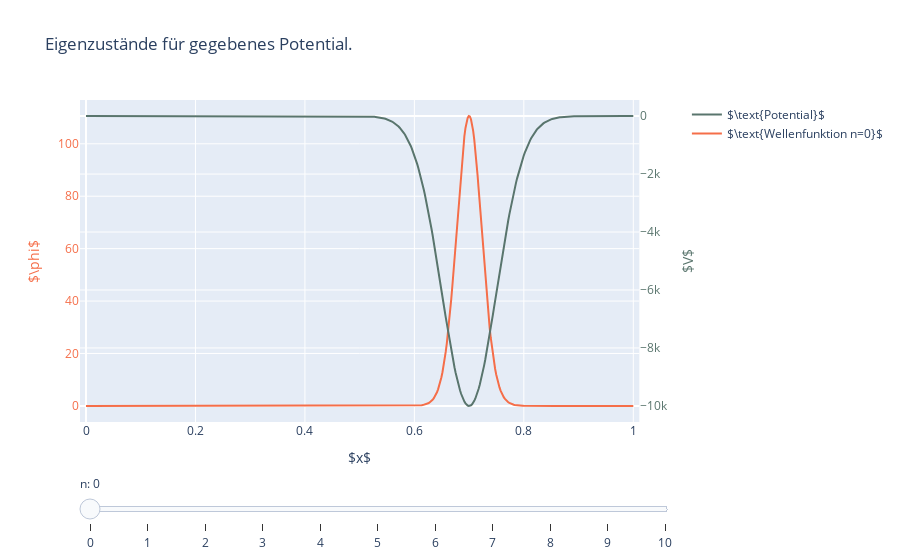

The code cell stored with this chart in its notebook:
### Code cell
def potential(x, mu=0.7, sigma=0.05):
    return -1e4 * np.exp(-(x - mu)**2 / (2*sigma**2))

""" def potential(x):
    return 0 """

x, E_n, phi_n = eigenstates(potential)

# potential plot matplotlib
""" fig = plt.figure()
plt.arrow(0, 0, 0, 1, color='tab:blue', length_includes_head=True, head_width=0.03, head_length=0.03)
plt.arrow(1, 0, 0, 1, color='tab:blue', length_includes_head=True, head_width=0.03, head_length=0.03)
plt.plot(x, np.vectorize(potential)(x)) """

fig = eigenstates_animation(x, potential, E_n, phi_n, fill_borders=False)
fig.show() # Use HTML(fig.to_html()) in jupyterlab instead.
fig.write_html('plot.html', include_mathjax='cdn')

### Figure 1 — Plotly figure (JSON) as saved in the notebook; plotly's stock layout.template omitted (floating-point values rounded to 4 significant figures; data arrays with more than 128 entries replaced by an {"elided": "..."} marker saying what was removed)
{"data": [{"line": {"color": "rgb(89, 117, 109)"}, "name": "$\\text{Potential}$", "type": "scatter", "visible": true, "x": {"elided": "500 float values"}, "xaxis": "x", "y": {"elided": "500 float values"}, "yaxis": "y2"}, {"line": {"color": "rgb(245, 110, 73)"}, "name": "$\\text{Wellenfunktion n=0}$", "type": "scatter", "visible": true, "x": {"elided": "500 float values"}, "y": {"elided": "500 float values"}}, {"line": {"color": "rgba(245, 110, 73, 0.0)"}, "showlegend": false, "type": "scatter", "visible": false, "x": {"elided": "500 float values"}, "y": {"elided": "500 float values"}}, {"line": {"color": "rgba(245, 110, 73, 0.0)"}, "showlegend": false, "type": "scatter", "visible": false, "x": {"elided": "500 float values"}, "y": {"elided": "500 float values"}}, {"line": {"color": "rgba(245, 110, 73, 0.0)"}, "showlegend": false, "type": "scatter", "visible": false, "x": {"elided": "500 float values"}, "y": {"elided": "500 float values"}}, {"line": {"color": "rgba(245, 110, 73, 0.0)"}, "showlegend": false, "type": "scatter", "visible": false, "x": {"elided": "500 float values"}, "y": {"elided": "500 float values"}}, {"line": {"color": "rgba(245, 110, 73, 0.0)"}, "showlegend": false, "type": "scatter", "visible": false, "x": {"elided": "500 float values"}, "y": {"elided": "500 float values"}}, {"line": {"color": "rgba(245, 110, 73, 0.0)"}, "showlegend": false, "type": "scatter", "visible": false, "x": {"elided": "500 float values"}, "y": {"elided": "500 float values"}}, {"line": {"color": "rgba(245, 110, 73, 0.0)"}, "showlegend": false, "type": "scatter", "visible": false, "x": {"elided": "500 float values"}, "y": {"elided": "500 float values"}}, {"line": {"color": "rgba(245, 110, 73, 0.0)"}, "showlegend": false, "type": "scatter", "visible": false, "x": {"elided": "500 float values"}, "y": {"elided": "500 float values"}}, {"line": {"color": "rgba(245, 110, 73, 0.0)"}, "showlegend": false, "type": "scatter", "visible": false, "x": {"elided": "500 float values"}, "y": {"elided": "500 float values"}}, {"line": {"color": "rgba(245, 110, 73, 0.0)"}, "showlegend": false, "type": "scatter", "visible": false, "x": {"elided": "500 float values"}, "y": {"elided": "500 float values"}}, {"line": {"color": "rgba(245, 110, 73, 0.0)"}, "showlegend": false, "type": "scatter", "visible": false, "x": {"elided": "500 float values"}, "y": {"elided": "500 float values"}}, {"line": {"color": "rgb(245, 110, 73)"}, "name": "$\\text{Wellenfunktion n=1}$", "type": "scatter", "visible": false, "x": {"elided": "500 float values"}, "y": {"elided": "500 float values"}}, {"line": {"color": "rgba(245, 110, 73, 0.26959737847033294)"}, "showlegend": false, "type": "scatter", "visible": false, "x": {"elided": "500 float values"}, "y": {"elided": "500 float values"}}, {"line": {"color": "rgba(245, 110, 73, 0.0)"}, "showlegend": false, "type": "scatter", "visible": false, "x": {"elided": "500 float values"}, "y": {"elided": "500 float values"}}, {"line": {"color": "rgba(245, 110, 73, 0.0)"}, "showlegend": false, "type": "scatter", "visible": false, "x": {"elided": "500 float values"}, "y": {"elided": "500 float values"}}, {"line": {"color": "rgba(245, 110, 73, 0.0)"}, "showlegend": false, "type": "scatter", "visible": false, "x": {"elided": "500 float values"}, "y": {"elided": "500 float values"}}, {"line": {"color": "rgba(245, 110, 73, 0.0)"}, "showlegend": false, "type": "scatter", "visible": false, "x": {"elided": "500 float values"}, "y": {"elided": "500 float values"}}, {"line": {"color": "rgba(245, 110, 73, 0.0)"}, "showlegend": false, "type": "scatter", "visible": false, "x": {"elided": "500 float values"}, "y": {"elided": "500 float values"}}, {"line": {"color": "rgba(245, 110, 73, 0.0)"}, "showlegend": false, "type": "scatter", "visible": false, "x": {"elided": "500 float values"}, "y": {"elided": "500 float values"}}, {"line": {"color": "rgba(245, 110, 73, 0.0)"}, "showlegend": false, "type": "scatter", "visible": false, "x": {"elided": "500 float values"}, "y": {"elided": "500 float values"}}, {"line": {"color": "rgba(245, 110, 73, 0.0)"}, "showlegend": false, "type": "scatter", "visible": false, "x": {"elided": "500 float values"}, "y": {"elided": "500 float values"}}, {"line": {"color": "rgba(245, 110, 73, 0.0)"}, "showlegend": false, "type": "scatter", "visible": false, "x": {"elided": "500 float values"}, "y": {"elided": "500 float values"}}, {"line": {"color": "rgba(245, 110, 73, 0.0)"}, "showlegend": false, "type": "scatter", "visible": false, "x": {"elided": "500 float values"}, "y": {"elided": "500 float values"}}, {"line": {"color": "rgb(245, 110, 73)"}, "name": "$\\text{Wellenfunktion n=2}$", "type": "scatter", "visible": false, "x": {"elided": "500 float values"}, "y": {"elided": "500 float values"}}, {"line": {"color": "rgba(245, 110, 73, 0.12113791079679323)"}, "showlegend": false, "type": "scatter", "visible": false, "x": {"elided": "500 float values"}, "y": {"elided": "500 float values"}}, {"line": {"color": "rgba(245, 110, 73, 0.26959737847033294)"}, "showlegend": false, "type": "scatter", "visible": false, "x": {"elided": "500 float values"}, "y": {"elided": "500 float values"}}, {"line": {"color": "rgba(245, 110, 73, 0.0)"}, "showlegend": false, "type": "scatter", "visible": false, "x": {"elided": "500 float values"}, "y": {"elided": "500 float values"}}, {"line": {"color": "rgba(245, 110, 73, 0.0)"}, "showlegend": false, "type": "scatter", "visible": false, "x": {"elided": "500 float values"}, "y": {"elided": "500 float values"}}, {"line": {"color": "rgba(245, 110, 73, 0.0)"}, "showlegend": false, "type": "scatter", "visible": false, "x": {"elided": "500 float values"}, "y": {"elided": "500 float values"}}, {"line": {"color": "rgba(245, 110, 73, 0.0)"}, "showlegend": false, "type": "scatter", "visible": false, "x": {"elided": "500 float values"}, "y": {"elided": "500 float values"}}, {"line": {"color": "rgba(245, 110, 73, 0.0)"}, "showlegend": false, "type": "scatter", "visible": false, "x": {"elided": "500 float values"}, "y": {"elided": "500 float values"}}, {"line": {"color": "rgba(245, 110, 73, 0.0)"}, "showlegend": false, "type": "scatter", "visible": false, "x": {"elided": "500 float values"}, "y": {"elided": "500 float values"}}, {"line": {"color": "rgba(245, 110, 73, 0.0)"}, "showlegend": false, "type": "scatter", "visible": false, "x": {"elided": "500 float values"}, "y": {"elided": "500 float values"}}, {"line": {"color": "rgba(245, 110, 73, 0.0)"}, "showlegend": false, "type": "scatter", "visible": false, "x": {"elided": "500 float values"}, "y": {"elided": "500 float values"}}, {"line": {"color": "rgba(245, 110, 73, 0.0)"}, "showlegend": false, "type": "scatter", "visible": false, "x": {"elided": "500 float values"}, "y": {"elided": "500 float values"}}, {"line": {"color": "rgb(245, 110, 73)"}, "name": "$\\text{Wellenfunktion n=3}$", "type": "scatter", "visible": false, "x": {"elided": "500 float values"}, "y": {"elided": "500 float values"}}, {"line": {"color": "rgba(245, 110, 73, 0.05443077197364748)"}, "showlegend": false, "type": "scatter", "visible": false, "x": {"elided": "500 float values"}, "y": {"elided": "500 float values"}}, {"line": {"color": "rgba(245, 110, 73, 0.12113791079679323)"}, "showlegend": false, "type": "scatter", "visible": false, "x": {"elided": "500 float values"}, "y": {"elided": "500 float values"}}, {"line": {"color": "rgba(245, 110, 73, 0.26959737847033294)"}, "showlegend": false, "type": "scatter", "visible": false, "x": {"elided": "500 float values"}, "y": {"elided": "500 float values"}}, {"line": {"color": "rgba(245, 110, 73, 0.0)"}, "showlegend": false, "type": "scatter", "visible": false, "x": {"elided": "500 float values"}, "y": {"elided": "500 float values"}}, {"line": {"color": "rgba(245, 110, 73, 0.0)"}, "showlegend": false, "type": "scatter", "visible": false, "x": {"elided": "500 float values"}, "y": {"elided": "500 float values"}}, {"line": {"color": "rgba(245, 110, 73, 0.0)"}, "showlegend": false, "type": "scatter", "visible": false, "x": {"elided": "500 float values"}, "y": {"elided": "500 float values"}}, {"line": {"color": "rgba(245, 110, 73, 0.0)"}, "showlegend": false, "type": "scatter", "visible": false, "x": {"elided": "500 float values"}, "y": {"elided": "500 float values"}}, {"line": {"color": "rgba(245, 110, 73, 0.0)"}, "showlegend": false, "type": "scatter", "visible": false, "x": {"elided": "500 float values"}, "y": {"elided": "500 float values"}}, {"line": {"color": "rgba(245, 110, 73, 0.0)"}, "showlegend": false, "type": "scatter", "visible": false, "x": {"elided": "500 float values"}, "y": {"elided": "500 float values"}}, {"line": {"color": "rgba(245, 110, 73, 0.0)"}, "showlegend": false, "type": "scatter", "visible": false, "x": {"elided": "500 float values"}, "y": {"elided": "500 float values"}}, {"line": {"color": "rgba(245, 110, 73, 0.0)"}, "showlegend": false, "type": "scatter", "visible": false, "x": {"elided": "500 float values"}, "y": {"elided": "500 float values"}}, {"line": {"color": "rgb(245, 110, 73)"}, "name": "$\\text{Wellenfunktion n=4}$", "type": "scatter", "visible": false, "x": {"elided": "500 float values"}, "y": {"elided": "500 float values"}}, {"line": {"color": "rgba(245, 110, 73, 0.024457322387019725)"}, "showlegend": false, "type": "scatter", "visible": false, "x": {"elided": "500 float values"}, "y": {"elided": "500 float values"}}, {"line": {"color": "rgba(245, 110, 73, 0.05443077197364748)"}, "showlegend": false, "type": "scatter", "visible": false, "x": {"elided": "500 float values"}, "y": {"elided": "500 float values"}}, {"line": {"color": "rgba(245, 110, 73, 0.12113791079679323)"}, "showlegend": false, "type": "scatter", "visible": false, "x": {"elided": "500 float values"}, "y": {"elided": "500 float values"}}, {"line": {"color": "rgba(245, 110, 73, 0.26959737847033294)"}, "showlegend": false, "type": "scatter", "visible": false, "x": {"elided": "500 float values"}, "y": {"elided": "500 float values"}}, {"line": {"color": "rgba(245, 110, 73, 0.0)"}, "showlegend": false, "type": "scatter", "visible": false, "x": {"elided": "500 float values"}, "y": {"elided": "500 float values"}}, {"line": {"color": "rgba(245, 110, 73, 0.0)"}, "showlegend": false, "type": "scatter", "visible": false, "x": {"elided": "500 float values"}, "y": {"elided": "500 float values"}}, {"line": {"color": "rgba(245, 110, 73, 0.0)"}, "showlegend": false, "type": "scatter", "visible": false, "x": {"elided": "500 float values"}, "y": {"elided": "500 float values"}}, {"line": {"color": "rgba(245, 110, 73, 0.0)"}, "showlegend": false, "type": "scatter", "visible": false, "x": {"elided": "500 float values"}, "y": {"elided": "500 float values"}}, {"line": {"color": "rgba(245, 110, 73, 0.0)"}, "showlegend": false, "type": "scatter", "visible": false, "x": {"elided": "500 float values"}, "y": {"elided": "500 float values"}}, {"line": {"color": "rgba(245, 110, 73, 0.0)"}, "showlegend": false, "type": "scatter", "visible": false, "x": {"elided": "500 float values"}, "y": {"elided": "500 float values"}}, {"line": {"color": "rgba(245, 110, 73, 0.0)"}, "showlegend": false, "type": "scatter", "visible": false, "x": {"elided": "500 float values"}, "y": {"elided": "500 float values"}}, {"line": {"color": "rgb(245, 110, 73)"}, "name": "$\\text{Wellenfunktion n=5}$", "type": "scatter", "visible": false, "x": {"elided": "500 float values"}, "y": {"elided": "500 float values"}}, {"line": {"color": "rgba(245, 110, 73, 0.010989383333240507)"}, "showlegend": false, "type": "scatter", "visible": false, "x": {"elided": "500 float values"}, "y": {"elided": "500 float values"}}, {"line": {"color": "rgba(245, 110, 73, 0.024457322387019725)"}, "showlegend": false, "type": "scatter", "visible": false, "x": {"elided": "500 float values"}, "y": {"elided": "500 float values"}}, {"line": {"color": "rgba(245, 110, 73, 0.05443077197364748)"}, "showlegend": false, "type": "scatter", "visible": false, "x": {"elided": "500 float values"}, "y": {"elided": "500 float values"}}, {"line": {"color": "rgba(245, 110, 73, 0.12113791079679323)"}, "showlegend": false, "type": "scatter", "visible": false, "x": {"elided": "500 float values"}, "y": {"elided": "500 float values"}}, {"line": {"color": "rgba(245, 110, 73, 0.26959737847033294)"}, "showlegend": false, "type": "scatter", "visible": false, "x": {"elided": "500 float values"}, "y": {"elided": "500 float values"}}, {"line": {"color": "rgba(245, 110, 73, 0.0)"}, "showlegend": false, "type": "scatter", "visible": false, "x": {"elided": "500 float values"}, "y": {"elided": "500 float values"}}, {"line": {"color": "rgba(245, 110, 73, 0.0)"}, "showlegend": false, "type": "scatter", "visible": false, "x": {"elided": "500 float values"}, "y": {"elided": "500 float values"}}, {"line": {"color": "rgba(245, 110, 73, 0.0)"}, "showlegend": false, "type": "scatter", "visible": false, "x": {"elided": "500 float values"}, "y": {"elided": "500 float values"}}, {"line": {"color": "rgba(245, 110, 73, 0.0)"}, "showlegend": false, "type": "scatter", "visible": false, "x": {"elided": "500 float values"}, "y": {"elided": "500 float values"}}, {"line": {"color": "rgba(245, 110, 73, 0.0)"}, "showlegend": false, "type": "scatter", "visible": false, "x": {"elided": "500 float values"}, "y": {"elided": "500 float values"}}, {"line": {"color": "rgba(245, 110, 73, 0.0)"}, "showlegend": false, "type": "scatter", "visible": false, "x": {"elided": "500 float values"}, "y": {"elided": "500 float values"}}, {"line": {"color": "rgb(245, 110, 73)"}, "name": "$\\text{Wellenfunktion n=6}$", "type": "scatter", "visible": false, "x": {"elided": "500 float values"}, "y": {"elided": "500 float values"}}, {"line": {"color": "rgba(245, 110, 73, 0.004937848229412014)"}, "showlegend": false, "type": "scatter", "visible": false, "x": {"elided": "500 float values"}, "y": {"elided": "500 float values"}}, {"line": {"color": "rgba(245, 110, 73, 0.010989383333240507)"}, "showlegend": false, "type": "scatter", "visible": false, "x": {"elided": "500 float values"}, "y": {"elided": "500 float values"}}, {"line": {"color": "rgba(245, 110, 73, 0.024457322387019725)"}, "showlegend": false, "type": "scatter", "visible": false, "x": {"elided": "500 float values"}, "y": {"elided": "500 float values"}}, {"line": {"color": "rgba(245, 110, 73, 0.05443077197364748)"}, "showlegend": false, "type": "scatter", "visible": false, "x": {"elided": "500 float values"}, "y": {"elided": "500 float values"}}, {"line": {"color": "rgba(245, 110, 73, 0.12113791079679323)"}, "showlegend": false, "type": "scatter", "visible": false, "x": {"elided": "500 float values"}, "y": {"elided": "500 float values"}}, {"line": {"color": "rgba(245, 110, 73, 0.26959737847033294)"}, "showlegend": false, "type": "scatter", "visible": false, "x": {"elided": "500 float values"}, "y": {"elided": "500 float values"}}, {"line": {"color": "rgba(245, 110, 73, 0.0)"}, "showlegend": false, "type": "scatter", "visible": false, "x": {"elided": "500 float values"}, "y": {"elided": "500 float values"}}, {"line": {"color": "rgba(245, 110, 73, 0.0)"}, "showlegend": false, "type": "scatter", "visible": false, "x": {"elided": "500 float values"}, "y": {"elided": "500 float values"}}, {"line": {"color": "rgba(245, 110, 73, 0.0)"}, "showlegend": false, "type": "scatter", "visible": false, "x": {"elided": "500 float values"}, "y": {"elided": "500 float values"}}, {"line": {"color": "rgba(245, 110, 73, 0.0)"}, "showlegend": false, "type": "scatter", "visible": false, "x": {"elided": "500 float values"}, "y": {"elided": "500 float values"}}, {"line": {"color": "rgba(245, 110, 73, 0.0)"}, "showlegend": false, "type": "scatter", "visible": false, "x": {"elided": "500 float values"}, "y": {"elided": "500 float values"}}, {"line": {"color": "rgb(245, 110, 73)"}, "name": "$\\text{Wellenfunktion n=7}$", "type": "scatter", "visible": false, "x": {"elided": "500 float values"}, "y": {"elided": "500 float values"}}, {"line": {"color": "rgba(245, 110, 73, 0.002218718229889757)"}, "showlegend": false, "type": "scatter", "visible": false, "x": {"elided": "500 float values"}, "y": {"elided": "500 float values"}}, {"line": {"color": "rgba(245, 110, 73, 0.004937848229412014)"}, "showlegend": false, "type": "scatter", "visible": false, "x": {"elided": "500 float values"}, "y": {"elided": "500 float values"}}, {"line": {"color": "rgba(245, 110, 73, 0.010989383333240507)"}, "showlegend": false, "type": "scatter", "visible": false, "x": {"elided": "500 float values"}, "y": {"elided": "500 float values"}}, {"line": {"color": "rgba(245, 110, 73, 0.024457322387019725)"}, "showlegend": false, "type": "scatter", "visible": false, "x": {"elided": "500 float values"}, "y": {"elided": "500 float values"}}, {"line": {"color": "rgba(245, 110, 73, 0.05443077197364748)"}, "showlegend": false, "type": "scatter", "visible": false, "x": {"elided": "500 float values"}, "y": {"elided": "500 float values"}}, {"line": {"color": "rgba(245, 110, 73, 0.12113791079679323)"}, "showlegend": false, "type": "scatter", "visible": false, "x": {"elided": "500 float values"}, "y": {"elided": "500 float values"}}, {"line": {"color": "rgba(245, 110, 73, 0.26959737847033294)"}, "showlegend": false, "type": "scatter", "visible": false, "x": {"elided": "500 float values"}, "y": {"elided": "500 float values"}}, {"line": {"color": "rgba(245, 110, 73, 0.0)"}, "showlegend": false, "type": "scatter", "visible": false, "x": {"elided": "500 float values"}, "y": {"elided": "500 float values"}}, {"line": {"color": "rgba(245, 110, 73, 0.0)"}, "showlegend": false, "type": "scatter", "visible": false, "x": {"elided": "500 float values"}, "y": {"elided": "500 float values"}}, {"line": {"color": "rgba(245, 110, 73, 0.0)"}, "showlegend": false, "type": "scatter", "visible": false, "x": {"elided": "500 float values"}, "y": {"elided": "500 float values"}}, {"line": {"color": "rgba(245, 110, 73, 0.0)"}, "showlegend": false, "type": "scatter", "visible": false, "x": {"elided": "500 float values"}, "y": {"elided": "500 float values"}}, {"line": {"color": "rgb(245, 110, 73)"}, "name": "$\\text{Wellenfunktion n=8}$", "type": "scatter", "visible": false, "x": {"elided": "500 float values"}, "y": {"elided": "500 float values"}}, {"line": {"color": "rgba(245, 110, 73, 0.0009969343639043603)"}, "showlegend": false, "type": "scatter", "visible": false, "x": {"elided": "500 float values"}, "y": {"elided": "500 float values"}}, {"line": {"color": "rgba(245, 110, 73, 0.002218718229889757)"}, "showlegend": false, "type": "scatter", "visible": false, "x": {"elided": "500 float values"}, "y": {"elided": "500 float values"}}, {"line": {"color": "rgba(245, 110, 73, 0.004937848229412014)"}, "showlegend": false, "type": "scatter", "visible": false, "x": {"elided": "500 float values"}, "y": {"elided": "500 float values"}}, {"line": {"color": "rgba(245, 110, 73, 0.010989383333240507)"}, "showlegend": false, "type": "scatter", "visible": false, "x": {"elided": "500 float values"}, "y": {"elided": "500 float values"}}, {"line": {"color": "rgba(245, 110, 73, 0.024457322387019725)"}, "showlegend": false, "type": "scatter", "visible": false, "x": {"elided": "500 float values"}, "y": {"elided": "500 float values"}}, {"line": {"color": "rgba(245, 110, 73, 0.05443077197364748)"}, "showlegend": false, "type": "scatter", "visible": false, "x": {"elided": "500 float values"}, "y": {"elided": "500 float values"}}, {"line": {"color": "rgba(245, 110, 73, 0.12113791079679323)"}, "showlegend": false, "type": "scatter", "visible": false, "x": {"elided": "500 float values"}, "y": {"elided": "500 float values"}}, {"line": {"color": "rgba(245, 110, 73, 0.26959737847033294)"}, "showlegend": false, "type": "scatter", "visible": false, "x": {"elided": "500 float values"}, "y": {"elided": "500 float values"}}, {"line": {"color": "rgba(245, 110, 73, 0.0)"}, "showlegend": false, "type": "scatter", "visible": false, "x": {"elided": "500 float values"}, "y": {"elided": "500 float values"}}, {"line": {"color": "rgba(245, 110, 73, 0.0)"}, "showlegend": false, "type": "scatter", "visible": false, "x": {"elided": "500 float values"}, "y": {"elided": "500 float values"}}, {"line": {"color": "rgba(245, 110, 73, 0.0)"}, "showlegend": false, "type": "scatter", "visible": false, "x": {"elided": "500 float values"}, "y": {"elided": "500 float values"}}, {"line": {"color": "rgb(245, 110, 73)"}, "name": "$\\text{Wellenfunktion n=9}$", "type": "scatter", "visible": false, "x": {"elided": "500 float values"}, "y": {"elided": "500 float values"}}, {"line": {"color": "rgba(245, 110, 73, 0.0004479514850260075)"}, "showlegend": false, "type": "scatter", "visible": false, "x": {"elided": "500 float values"}, "y": {"elided": "500 float values"}}, {"line": {"color": "rgba(245, 110, 73, 0.0009969343639043603)"}, "showlegend": false, "type": "scatter", "visible": false, "x": {"elided": "500 float values"}, "y": {"elided": "500 float values"}}, {"line": {"color": "rgba(245, 110, 73, 0.002218718229889757)"}, "showlegend": false, "type": "scatter", "visible": false, "x": {"elided": "500 float values"}, "y": {"elided": "500 float values"}}, {"line": {"color": "rgba(245, 110, 73, 0.004937848229412014)"}, "showlegend": false, "type": "scatter", "visible": false, "x": {"elided": "500 float values"}, "y": {"elided": "500 float values"}}, {"line": {"color": "rgba(245, 110, 73, 0.010989383333240507)"}, "showlegend": false, "type": "scatter", "visible": false, "x": {"elided": "500 float values"}, "y": {"elided": "500 float values"}}, {"line": {"color": "rgba(245, 110, 73, 0.024457322387019725)"}, "showlegend": false, "type": "scatter", "visible": false, "x": {"elided": "500 float values"}, "y": {"elided": "500 float values"}}, {"line": {"color": "rgba(245, 110, 73, 0.05443077197364748)"}, "showlegend": false, "type": "scatter", "visible": false, "x": {"elided": "500 float values"}, "y": {"elided": "500 float values"}}, {"line": {"color": "rgba(245, 110, 73, 0.12113791079679323)"}, "showlegend": false, "type": "scatter", "visible": false, "x": {"elided": "500 float values"}, "y": {"elided": "500 float values"}}, {"line": {"color": "rgba(245, 110, 73, 0.26959737847033294)"}, "showlegend": false, "type": "scatter", "visible": false, "x": {"elided": "500 float values"}, "y": {"elided": "500 float values"}}, {"line": {"color": "rgba(245, 110, 73, 0.0)"}, "showlegend": false, "type": "scatter", "visible": false, "x": {"elided": "500 float values"}, "y": {"elided": "500 float values"}}, {"line": {"color": "rgba(245, 110, 73, 0.0)"}, "showlegend": false, "type": "scatter", "visible": false, "x": {"elided": "500 float values"}, "y": {"elided": "500 float values"}}, {"line": {"color": "rgb(245, 110, 73)"}, "name": "$\\text{Wellenfunktion n=10}$", "type": "scatter", "visible": false, "x": {"elided": "500 float values"}, "y": {"elided": "500 float values"}}, {"line": {"color": "rgba(245, 110, 73, 0.0002012775767415071)"}, "showlegend": false, "type": "scatter", "visible": false, "x": {"elided": "500 float values"}, "y": {"elided": "500 float values"}}, {"line": {"color": "rgba(245, 110, 73, 0.0004479514850260075)"}, "showlegend": false, "type": "scatter", "visible": false, "x": {"elided": "500 float values"}, "y": {"elided": "500 float values"}}, {"line": {"color": "rgba(245, 110, 73, 0.0009969343639043603)"}, "showlegend": false, "type": "scatter", "visible": false, "x": {"elided": "500 float values"}, "y": {"elided": "500 float values"}}, {"line": {"color": "rgba(245, 110, 73, 0.002218718229889757)"}, "showlegend": false, "type": "scatter", "visible": false, "x": {"elided": "500 float values"}, "y": {"elided": "500 float values"}}, {"line": {"color": "rgba(245, 110, 73, 0.004937848229412014)"}, "showlegend": false, "type": "scatter", "visible": false, "x": {"elided": "500 float values"}, "y": {"elided": "500 float values"}}, {"line": {"color": "rgba(245, 110, 73, 0.010989383333240507)"}, "showlegend": false, "type": "scatter", "visible": false, "x": {"elided": "500 float values"}, "y": {"elided": "500 float values"}}, {"line": {"color": "rgba(245, 110, 73, 0.024457322387019725)"}, "showlegend": false, "type": "scatter", "visible": false, "x": {"elided": "500 float values"}, "y": {"elided": "500 float values"}}, {"line": {"color": "rgba(245, 110, 73, 0.05443077197364748)"}, "showlegend": false, "type": "scatter", "visible": false, "x": {"elided": "500 float values"}, "y": {"elided": "500 float values"}}, {"line": {"color": "rgba(245, 110, 73, 0.12113791079679323)"}, "showlegend": false, "type": "scatter", "visible": false, "x": {"elided": "500 float values"}, "y": {"elided": "500 float values"}}, {"line": {"color": "rgba(245, 110, 73, 0.26959737847033294)"}, "showlegend": false, "type": "scatter", "visible": false, "x": {"elided": "500 float values"}, "y": {"elided": "500 float values"}}, {"line": {"color": "rgba(245, 110, 73, 0.0)"}, "showlegend": false, "type": "scatter", "visible": false, "x": {"elided": "500 float values"}, "y": {"elided": "500 float values"}}], "layout": {"annotations": [{"arrowcolor": "rgb(89, 117, 109)", "arrowhead": 2, "arrowwidth": 2, "ax": 0, "axref": "x", "ay": 0, "ayref": "y2", "showarrow": true, "text": "", "x": 0, "xref": "x", "y": 1, "yanchor": "top", "yref": "y2"}, {"arrowcolor": "rgb(89, 117, 109)", "arrowhead": 2, "arrowwidth": 2, "ax": 1, "axref": "x", "ay": 0, "ayref": "y2", "showarrow": true, "text": "", "x": 1, "xref": "x", "y": 1, "yanchor": "top", "yref": "y2"}], "showlegend": true, "sliders": [{"currentvalue": {"prefix": "n: "}, "len": 1, "pad": {"t": 50}, "steps": [{"args": [{"visible": {"elided": "133 bool values"}}, {"title": "$\\text{Eigenzustand zu }E_{0} = -9038.08\\text{ TODO:Einheiten.}$"}], "label": "0", "method": "update"}, {"args": [{"visible": {"elided": "133 bool values"}}, {"title": "$\\text{Eigenzustand zu }E_{1} = -7193.66\\text{ TODO:Einheiten.}$"}], "label": "1", "method": "update"}, {"args": [{"visible": {"elided": "133 bool values"}}, {"title": "$\\text{Eigenzustand zu }E_{2} = -5512.43\\text{ TODO:Einheiten.}$"}], "label": "2", "method": "update"}, {"args": [{"visible": {"elided": "133 bool values"}}, {"title": "$\\text{Eigenzustand zu }E_{3} = -4004.59\\text{ TODO:Einheiten.}$"}], "label": "3", "method": "update"}, {"args": [{"visible": {"elided": "133 bool values"}}, {"title": "$\\text{Eigenzustand zu }E_{4} = -2683.96\\text{ TODO:Einheiten.}$"}], "label": "4", "method": "update"}, {"args": [{"visible": {"elided": "133 bool values"}}, {"title": "$\\text{Eigenzustand zu }E_{5} = -1570.54\\text{ TODO:Einheiten.}$"}], "label": "5", "method": "update"}, {"args": [{"visible": {"elided": "133 bool values"}}, {"title": "$\\text{Eigenzustand zu }E_{6} = -696.50\\text{ TODO:Einheiten.}$"}], "label": "6", "method": "update"}, {"args": [{"visible": {"elided": "133 bool values"}}, {"title": "$\\text{Eigenzustand zu }E_{7} = -125.01\\text{ TODO:Einheiten.}$"}], "label": "7", "method": "update"}, {"args": [{"visible": {"elided": "133 bool values"}}, {"title": "$\\text{Eigenzustand zu }E_{8} = 14.69\\text{ TODO:Einheiten.}$"}], "label": "8", "method": "update"}, {"args": [{"visible": {"elided": "133 bool values"}}, {"title": "$\\text{Eigenzustand zu }E_{9} = 54.63\\text{ TODO:Einheiten.}$"}], "label": "9", "method": "update"}, {"args": [{"visible": {"elided": "133 bool values"}}, {"title": "$\\text{Eigenzustand zu }E_{10} = 104.84\\text{ TODO:Einheiten.}$"}], "label": "10", "method": "update"}]}], "title": {"text": "Eigenzustände für gegebenes Potential."}, "xaxis": {"anchor": "y", "domain": [0, 0.94], "title": {"text": "$x$"}}, "yaxis": {"anchor": "x", "domain": [0, 1], "tickfont": {"color": "rgb(245, 110, 73)"}, "title": {"font": {"color": "rgb(245, 110, 73)"}, "text": "$\\phi$"}}, "yaxis2": {"anchor": "x", "overlaying": "y", "side": "right", "tickfont": {"color": "rgb(89, 117, 109)"}, "title": {"font": {"color": "rgb(89, 117, 109)"}, "text": "$V$"}}}}
